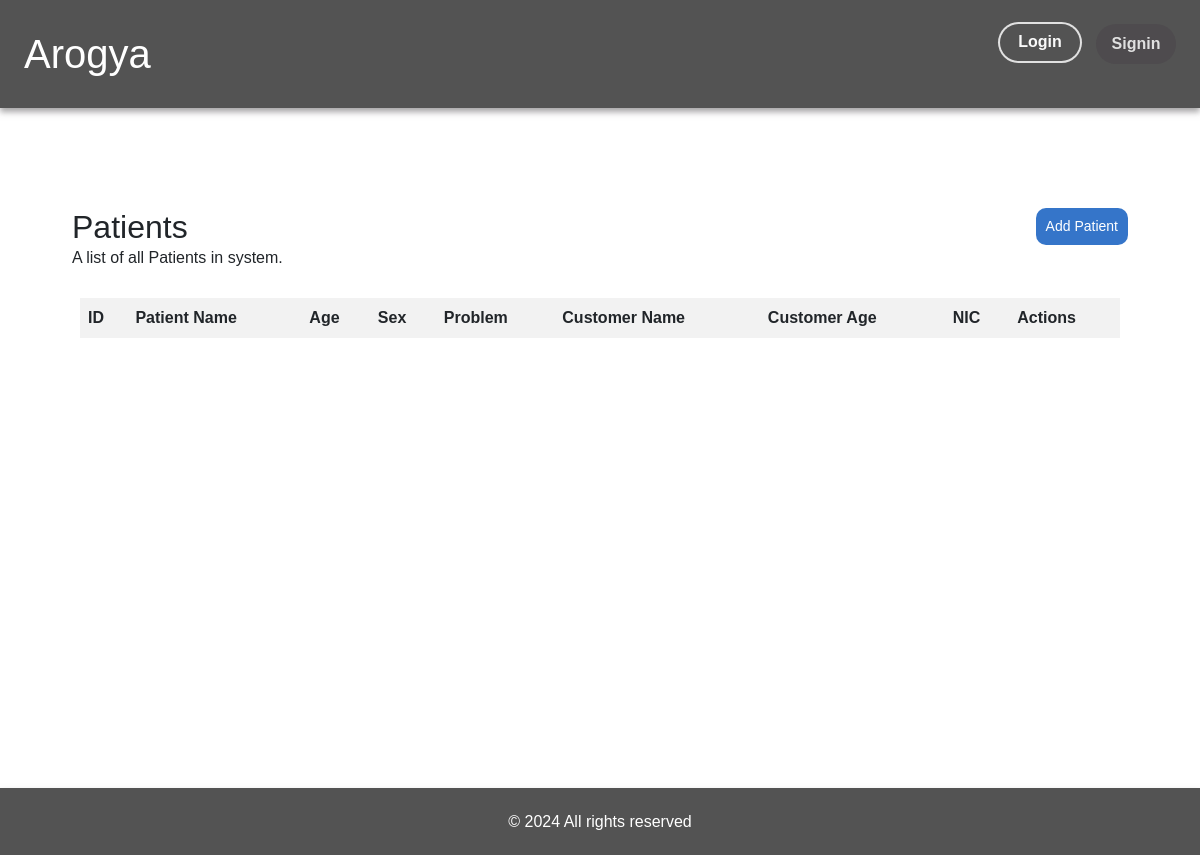
The app's page /store/patients, older data.
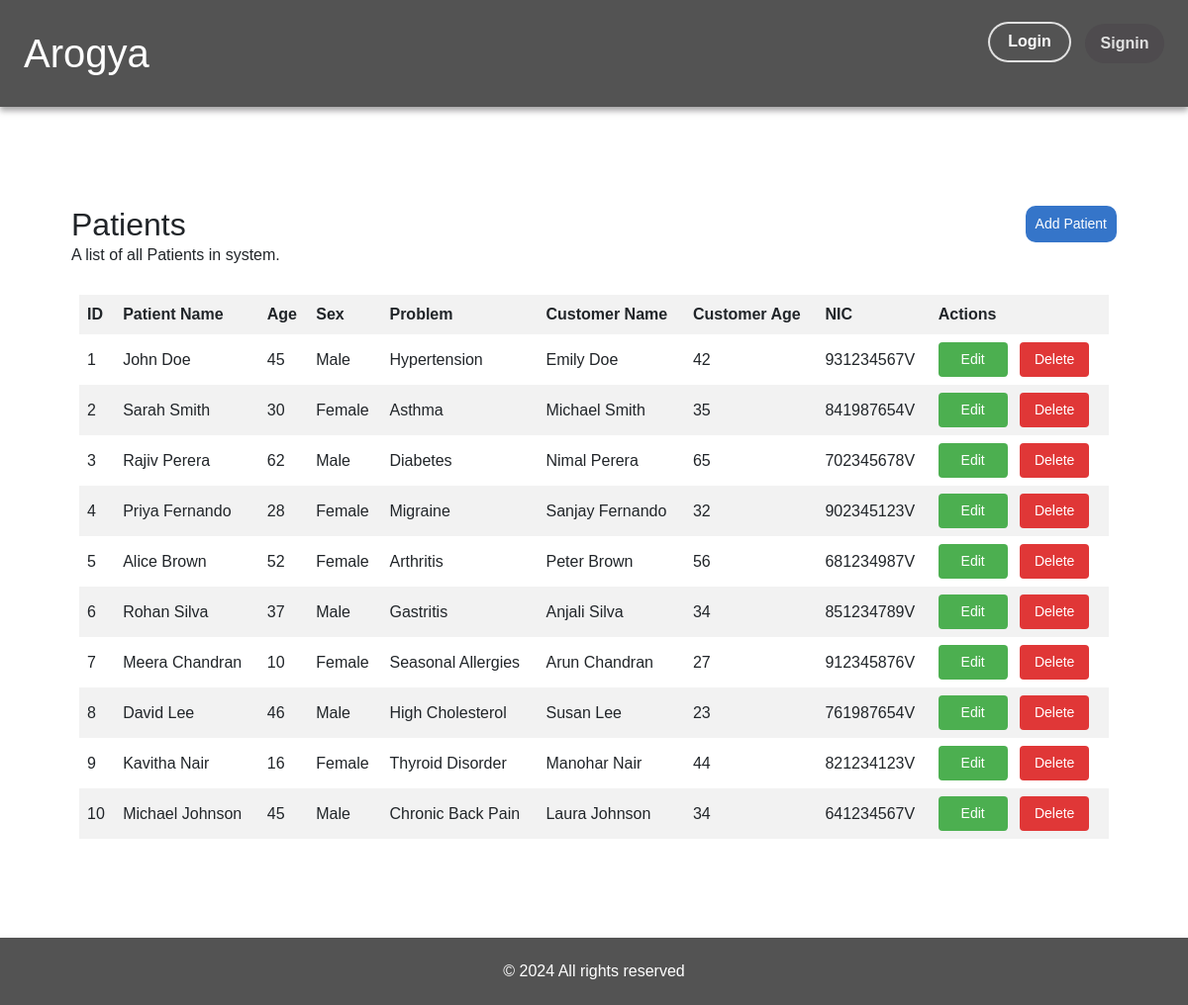
The same page, newer data.
### store/models.py (models this page shows, shortened)
class Patient(models.Model):
    patient_id = models.AutoField(primary_key=True)
    patient_name = models.CharField(max_length=100)
    age = models.IntegerField()
    sex = models.CharField(max_length=10)
    problem = models.CharField(max_length=1000)
    customer_name = models.CharField(max_length=100)
    customer_age = models.IntegerField(MinValueValidator(19))
    nic = models.CharField(max_length=50)

### store/views.py (the view)
# urls.py: path('patients', views.patient, name="patient"),
def patient(request):
    patients = Patient.objects.all()
    return render(request, 'store/patient.html', {'patients': patients})

### store/Templates/store/patient.html (shortened to what this page needs)
{% extends "store/base.html" %}
{% block content  %}
    <div class="p-3 m-5" style="min-height: 70vh;">
        <div class="p-2 row my-1">
            <div class="col-10">
                <h1 class="fs-2">Patients</h1>
                <p>A list of all Patients in system.</p>
            </div>
            <div class="col text-end pb-3">
                <a href="{% url 'add_patient' %}" class="add-button text-end">Add Patient</a>
            </div>
        </div>
        <div class="p-3">
            <table>
                <thead>
                    <tr>
                        <th>ID</th>
                        <th>Patient Name</th>
                        <th>Age</th>
                        <th>Sex</th>
                        <th>Problem</th>
                        <th>Customer Name</th>
                        <th>Customer Age</th>
                        <th>NIC</th>
                        <th>Actions</th>
                    </tr>
                </thead>
                <tbody>
                    {% for patient in patients %}
                    <tr>
                        <td>{{patient.patient_id}}</td>
                        <td>{{patient.patient_name}}</td>
                        <td>{{patient.age}}</td>
                        <td>{{patient.sex}}</td>
                        <td>{{patient.problem}}</td>
                        <td>{{patient.customer_name}}</td>
                        <td>{{patient.customer_age}}</td>
                        <td>{{patient.nic}}</td>
                        <td>
                            <form method="POST" action="{% url 'edit_patient' patient_id=patient.patient_id %}" style="display: inline;">
                                <button class="edit-button btn btn-primary me-2">Edit</button>
                            </form>
                            <form method="POST" action="{% url 'delete_patient' patient_id=patient.patient_id %}" style="display: inline;">
                                <button class="delete-button btn btn-danger">Delete</button>
                            </form>
                        </td>
                    </tr>
                    {% endfor %}
                </tbody>
            </table>
        </div>
    </div>
{% endblock  %}

Row changes from the older to the newer data that the page shows:
added Patient: patient_id "1", patient_name "John Doe", age "45", sex "Male", problem "Hypertension", customer_name "Emily Doe", customer_age "42", nic "931234567V"
added Patient: patient_id "2", patient_name "Sarah Smith", age "30", sex "Female", problem "Asthma", customer_name "Michael Smith", customer_age "35", nic "841987654V"
added Patient: patient_id "3", patient_name "Rajiv Perera", age "62", sex "Male", problem "Diabetes", customer_name "Nimal Perera", customer_age "65", nic "702345678V"
added Patient: patient_id "4", patient_name "Priya Fernando", age "28", sex "Female", problem "Migraine", customer_name "Sanjay Fernando", customer_age "32", nic "902345123V"
added Patient: patient_id "5", patient_name "Alice Brown", age "52", sex "Female", problem "Arthritis", customer_name "Peter Brown", customer_age "56", nic "681234987V"
added Patient: patient_id "6", patient_name "Rohan Silva", age "37", sex "Male", problem "Gastritis", customer_name "Anjali Silva", customer_age "34", nic "851234789V"
added Patient: patient_id "7", patient_name "Meera Chandran", age "10", sex "Female", problem "Seasonal Allergies", customer_name "Arun Chandran", customer_age "27", nic "912345876V"
added Patient: patient_id "8", patient_name "David Lee", age "46", sex "Male", problem "High Cholesterol", customer_name "Susan Lee", customer_age "23", nic "761987654V"
added Patient: patient_id "9", patient_name "Kavitha Nair", age "16", sex "Female", problem "Thyroid Disorder", customer_name "Manohar Nair", customer_age "44", nic "821234123V"
added Patient: patient_id "10", patient_name "Michael Johnson", age "45", sex "Male", problem "Chronic Back Pain", customer_name "Laura Johnson", customer_age "34", nic "641234567V"
